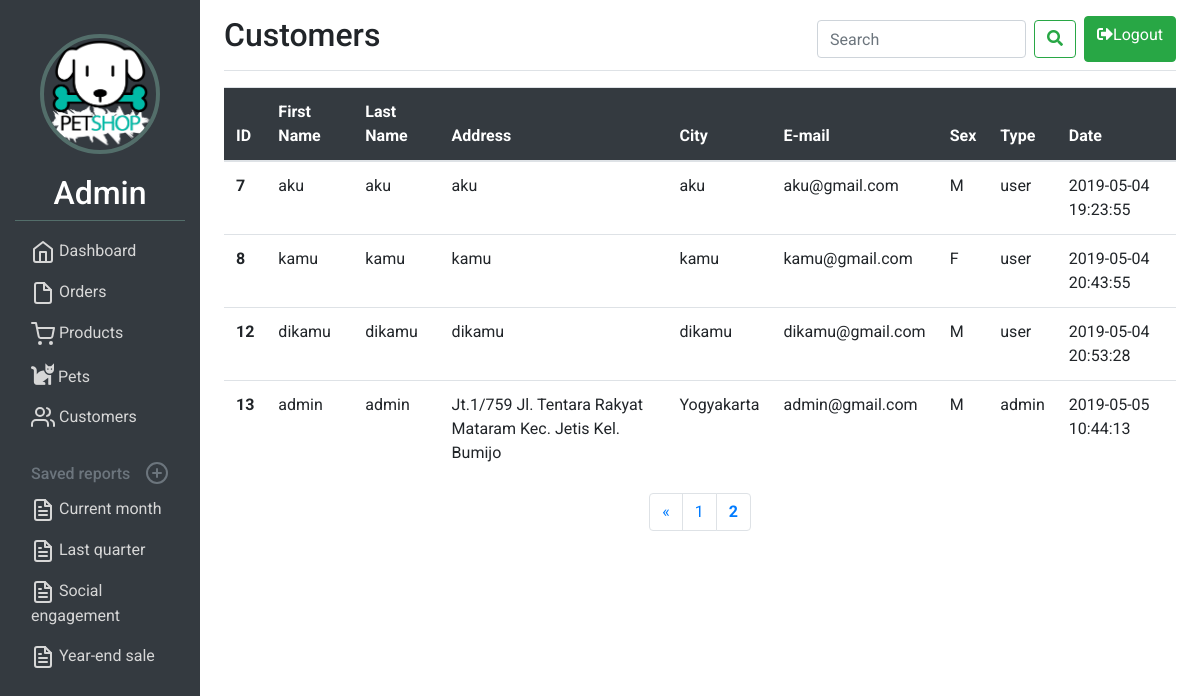
Page /user/customers.php?halaman=2 (signed in) on the earlier database version.
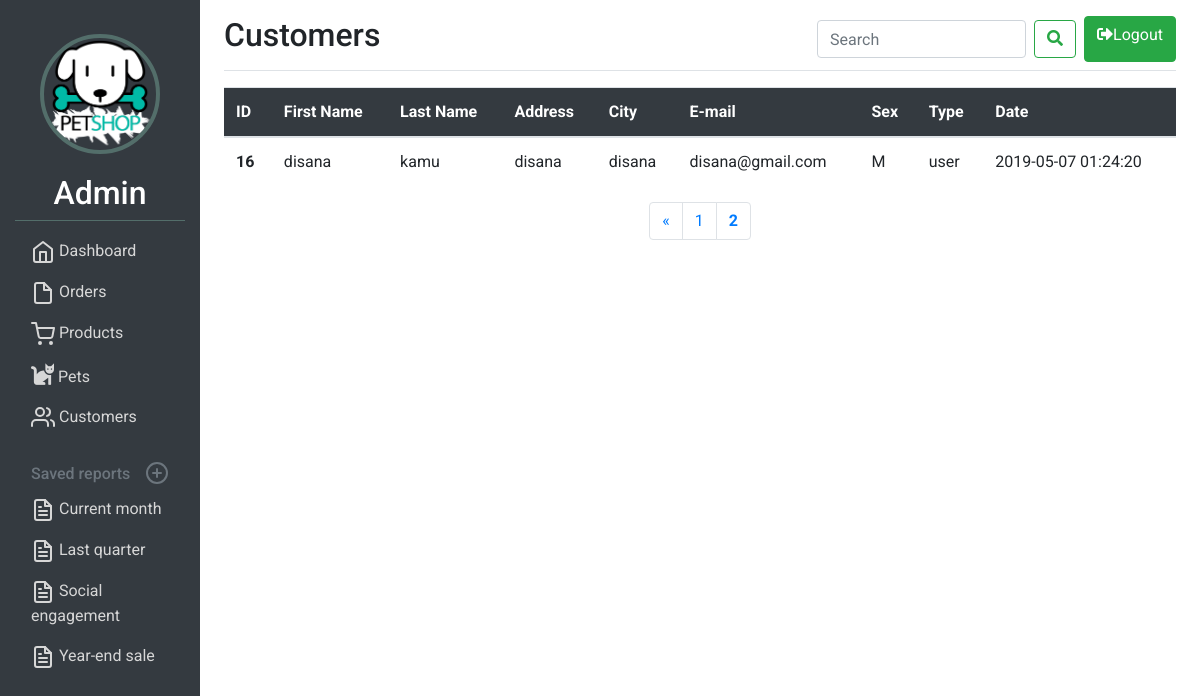
Same page on the later database version.
### tables this page shows
CREATE TABLE `users` (
  `user_id` int(11) NOT NULL,
  `first_name` varchar(60) NOT NULL,
  `last_name` varchar(60) NOT NULL,
  `user_address` varchar(255) NOT NULL,
  `user_city` varchar(30) NOT NULL,
  `email` varchar(255) NOT NULL,
  `password` varchar(255) NOT NULL,
  `user_type` varchar(20) NOT NULL DEFAULT 'user',
  `user_sex` enum('M','F') NOT NULL,
  `date_entered` timestamp NOT NULL DEFAULT CURRENT_TIMESTAMP ON UPDATE CURRENT_TIMESTAMP
);

### function.php (called while the page is built, shortened)
<?php
$conn = mysqli_connect("localhost","root","","petshop");
function query($query){
    global $conn;
    $result = mysqli_query($conn, $query);
    $rows = [];
    while ( $row = mysqli_fetch_assoc($result) ){
        $rows[] = $row;
    }
    return $rows;
}
?>

### user/customers.php (the view, shortened to what the changed rows need)
<?php
require '../function.php';
$jumlahDataPerHalaman = 5;
$jumlahData = count(query("SELECT * FROM users"));
$jumlahHalaman = ceil($jumlahData/$jumlahDataPerHalaman);
$halamanAktif = ( isset($_GET["halaman"]) ) ? $_GET["halaman"] : 1;
$awalData = ($jumlahDataPerHalaman * $halamanAktif) - $jumlahDataPerHalaman;
$users = query("SELECT * FROM users LIMIT $awalData, $jumlahDataPerHalaman");
?>
<!DOCTYPE html>
<html lang="en" dir="ltr">
  <head>
    <link rel="stylesheet" href="https://use.fontawesome.com/releases/v5.8.1/css/all.css">
    <link rel="stylesheet" href="https://stackpath.bootstrapcdn.com/bootstrap/4.3.1/css/bootstrap.min.css">
    <link rel="stylesheet" href="user.css">
  </head>
  <body data-gr-c-s-loaded="true" cz-shortcut-listen="true">
  <div class="container-fluid">
    <div class="row">
      <nav class="col-md-2 d-none d-md-block bg-dark sidebar">
        <div class="sidebar-sticky">
          <div class="admin-profile">
            <div class="admin-name">
              <h2>Admin</h2>
            </div>
          </div>
        </div>
      </nav>
      <main role="main" class="col-md-9 ml-sm-auto col-lg-10 px-4">
        <div class="d-flex justify-content-between flex-wrap flex-md-nowrap align-items-center pt-3 pb-2 mb-3 border-bottom">
          <h1 class="h2">Customers</h1>
        </div>
        <table class="table table-hover">
        <thead class="bg-dark">
            <tr>
                <th scope="col">ID</th>
                <th scope="col">First Name</th>
                <th scope="col">Last Name</th>
                <th scope="col">Address</th>
                <th scope="col">City</th>
                <th scope="col">E-mail</th>
                <th scope="col">Sex</th>
                <th scope="col">Type</th>
                <th scope="col">Date</th>
            </tr>
        </thead>
        <tbody>
            <?php foreach($users as $user): ?>
            <tr>
            <th scope="row"><?= $user["user_id"]; ?></th>
            <td><?= $user["first_name"]; ?></td>
            <td><?= $user["last_name"]; ?></td>
            <td><?= $user["user_address"]; ?></td>
            <td><?= $user["user_city"]; ?></td>
            <td><?= $user["email"]; ?></td>
            <td><?= $user["user_sex"]; ?></td>
            <td><?= $user["user_type"]; ?></td>
            <td><?= $user["date_entered"]; ?></td>
            </tr>
            <?php endforeach; ?>
        </tbody>
        </table>
    <nav aria-label="Page navigation example">
      <ul class="pagination justify-content-center">
          <?php for( $i = 1; $i <= $jumlahHalaman; $i++) : ?>
            <?php if($i == $halamanAktif): ?>
              <li class="page-item font-weight-bold"><a class="page-link" href="?halaman=<?= $i; ?>"><?= $i; ?></a></li>
            <?php else: ?>
              <li class="page-item"><a class="page-link" href="?halaman=<?= $i; ?>"><?= $i; ?></a></li>
            <?php endif; ?>
          <?php endfor; ?>
      </ul>
    </nav>
      </main>
    </div>
  </div>
  </body>
</html>

Differences in the rows shown:
removed users: user_id "7", first_name "aku", last_name "aku", user_address "aku", user_city "aku", email "aku@gmail.com", user_sex "M", user_type "user", date_entered "2019-05-04 19:23:55"
no longer on this page (row unchanged): users: user_id "8", first_name "kamu", last_name "kamu", user_address "kamu", user_city "kamu", email "kamu@gmail.com", user_sex "F", user_type "user", date_entered "2019-05-04 20:43:55"
no longer on this page (row unchanged): users: user_id "12", first_name "dikamu", last_name "dikamu", user_address "dikamu", user_city "dikamu", email "dikamu@gmail.com", user_sex "M", user_type "user", date_entered "2019-05-04 20:53:28"
no longer on this page (row unchanged): users: user_id "13", first_name "admin", last_name "admin", user_address "Jt.1/759 Jl. Tentara Rakyat Mataram Kec. Jetis Kel. Bumijo", user_city "Yogyakarta", email "admin@gmail.com", user_sex "M", user_type "admin", date_entered "2019-05-05 10:44:13"
added users: user_id "16", first_name "disana", last_name "kamu", user_address "disana", user_city "disana", email "disana@gmail.com", user_sex "M", user_type "user", date_entered "2019-05-07 01:24:20"
